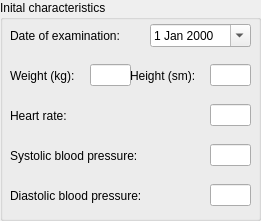
  <widget class="QGroupBox" name="groupBox_2">
   <property name="geometry">
    <rect>
     <x>10</x>
     <y>150</y>
     <width>261</width>
     <height>221</height>
    </rect>
   </property>
   <property name="title">
    <string>Inital characteristics</string>
   </property>
   <widget class="QWidget" name="horizontalLayoutWidget">
    <property name="geometry">
     <rect>
      <x>10</x>
      <y>20</y>
      <width>131</width>
      <height>31</height>
     </rect>
    </property>
    <layout class="QHBoxLayout" name="horizontalLayout">
     <item>
      <widget class="QLabel" name="label">
       <property name="text">
        <string>Date of examination:</string>
       </property>
      </widget>
     </item>
    </layout>
   </widget>
   <widget class="QWidget" name="horizontalLayoutWidget_2">
    <property name="geometry">
     <rect>
      <x>150</x>
      <y>20</y>
      <width>101</width>
      <height>31</height>
     </rect>
    </property>
    <layout class="QHBoxLayout" name="horizontalLayout_2">
     <item>
      <widget class="QDateEdit" name="deDate">
       <property name="calendarPopup">
        <bool>true</bool>
       </property>
      </widget>
     </item>
    </layout>
   </widget>
   <widget class="QWidget" name="horizontalLayoutWidget_3">
    <property name="geometry">
     <rect>
      <x>10</x>
      <y>60</y>
      <width>81</width>
      <height>31</height>
     </rect>
    </property>
    <layout class="QHBoxLayout" name="horizontalLayout_3">
     <item>
      <widget class="QLabel" name="label_2">
       <property name="text">
        <string>Weight (kg):</string>
       </property>
      </widget>
     </item>
    </layout>
   </widget>
   <widget class="QWidget" name="horizontalLayoutWidget_4">
    <property name="geometry">
     <rect>
      <x>90</x>
      <y>60</y>
      <width>41</width>
      <height>31</height>
     </rect>
    </property>
    <layout class="QHBoxLayout" name="horizontalLayout_4">
     <item>
      <widget class="QLineEdit" name="leWeight"/>
     </item>
    </layout>
   </widget>
   <widget class="QWidget" name="horizontalLayoutWidget_5">
    <property name="geometry">
     <rect>
      <x>130</x>
      <y>60</y>
      <width>81</width>
      <height>31</height>
     </rect>
    </property>
    <layout class="QHBoxLayout" name="horizontalLayout_5">
     <item>
      <widget class="QLabel" name="label_3">
       <property name="text">
        <string>Height (sm):</string>
       </property>
      </widget>
     </item>
    </layout>
   </widget>
   <widget class="QWidget" name="horizontalLayoutWidget_6">
    <property name="geometry">
     <rect>
      <x>210</x>
      <y>60</y>
      <width>41</width>
      <height>31</height>
     </rect>
    </property>
    <layout class="QHBoxLayout" name="horizontalLayout_6">
     <item>
      <widget class="QLineEdit" name="leGrowth"/>
     </item>
    </layout>
   </widget>
   <widget class="QWidget" name="horizontalLayoutWidget_7">
    <property name="geometry">
     <rect>
      <x>210</x>
      <y>100</y>
      <width>41</width>
      <height>31</height>
     </rect>
    </property>
    <layout class="QHBoxLayout" name="horizontalLayout_7">
     <item>
      <widget class="QLineEdit" name="leHR"/>
     </item>
    </layout>
   </widget>
   <widget class="QWidget" name="horizontalLayoutWidget_8">
    <property name="geometry">
     <rect>
      <x>10</x>
      <y>100</y>
      <width>181</width>
      <height>31</height>
     </rect>
    </property>
    <layout class="QHBoxLayout" name="horizontalLayout_8">
     <item>
      <widget class="QLabel" name="label_4">
       <property name="text">
        <string>Heart rate:</string>
       </property>
       <property name="wordWrap">
        <bool>true</bool>
       </property>
      </widget>
     </item>
    </layout>
   </widget>
   <widget class="QWidget" name="horizontalLayoutWidget_9">
    <property name="geometry">
     <rect>
      <x>210</x>
      <y>140</y>
      <width>41</width>
      <height>31</height>
     </rect>
    </property>
    <layout class="QHBoxLayout" name="horizontalLayout_9">
     <item>
      <widget class="QLineEdit" name="leSBP"/>
     </item>
    </layout>
   </widget>
   <widget class="QWidget" name="horizontalLayoutWidget_10">
    <property name="geometry">
     <rect>
      <x>10</x>
      <y>140</y>
      <width>181</width>
      <height>31</height>
     </rect>
    </property>
    <layout class="QHBoxLayout" name="horizontalLayout_10">
     <item>
      <widget class="QLabel" name="label_5">
       <property name="text">
        <string>Systolic blood pressure:</string>
       </property>
       <property name="wordWrap">
        <bool>true</bool>
       </property>
      </widget>
     </item>
    </layout>
   </widget>
   <widget class="QWidget" name="horizontalLayoutWidget_11">
    <property name="geometry">
     <rect>
      <x>10</x>
      <y>180</y>
      <width>181</width>
      <height>31</height>
     </rect>
    </property>
    <layout class="QHBoxLayout" name="horizontalLayout_11">
     <item>
      <widget class="QLabel" name="label_6">
       <property name="text">
        <string>Diastolic blood pressure:</string>
       </property>
       <property name="wordWrap">
        <bool>true</bool>
       </property>
      </widget>
     </item>
    </layout>
   </widget>
   <widget class="QWidget" name="horizontalLayoutWidget_12">
    <property name="geometry">
     <rect>
      <x>210</x>
      <y>180</y>
      <width>41</width>
      <height>31</height>
     </rect>
    </property>
    <layout class="QHBoxLayout" name="horizontalLayout_12">
     <item>
      <widget class="QLineEdit" name="leDBP"/>
     </item>
    </layout>
   </widget>
  </widget>
